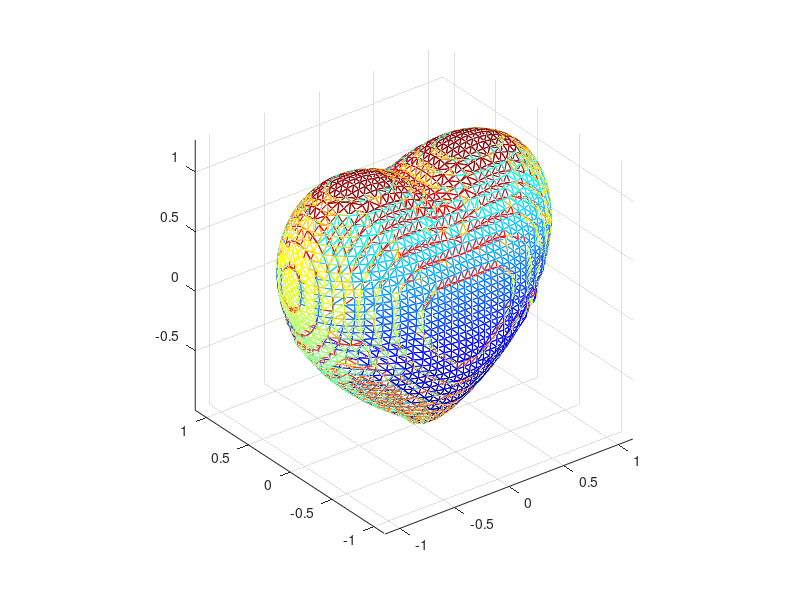

Source code (MATLAB):
%draw a heart
clc;clear;
f=@(x,y,z)(x.^2+ (9./4).*y.^2 + z.^2 - 1).^3 - x.^2.*z.^3 - (9./80).*y.^2.*z.^3; 
[x,y,z]=meshgrid(linspace(-3,3));  
val=f(x,y,z);   
[p,v]=isosurface(x,y,z,val,0); 
patch('faces',p,'vertices',v,'facevertexcdata',jet(size(v,1)),'facecolor','w','edgecolor','flat');   
view(3);
grid on;
axis equal;